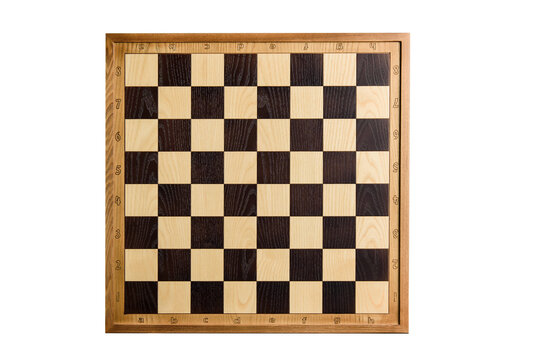
#> input picture checker_board/board1.jpg, 539 x 360 px
$ python hw1_3.py board1.jpg
#> lines starting #> are read from the running program, lines starting #| are printed output that depends on the picture; after the words box and inside, x2 and y2 are one past the last pixel; in counts of white or black regions, pixels touching at a corner belong together
import math

import cv2 as cv
import sys

import numpy as np

def _polar_to_cartesian(lines):
    """
    극좌표 형식(x*cos_t + y*sin_t = rho)을
    데카르트 좌표평면 형식으로 변환
    (y = a*x + b)
    """
    cartesian = []
    for i in range(lines.shape[0]):
        rho, theta = lines[i][0]
        i = 1e-9
        cos_t = math.cos(theta)
        sin_t = math.sin(theta) + i
        a, b = -cos_t / sin_t, rho / sin_t  # y = ax + b
        cartesian.append((a, b))

    return np.array(cartesian)

def intersection_point(line1, line2, threshold=0.2):
    """
    두 직선의 교점을 구하는 함수
    두 직선은 y = ax + b 꼴이어야 함
    """
    a1, b1 = line1
    a2, b2 = line2
    if abs(a1 - a2) < threshold:
        return -1, -1
    x0 = -(b2 - b1) / (a2 - a1)
    y0 = a1 * x0 + b1
    return x0, y0

def draw_lines_polar(src, lines, color):
    if lines is None:
        print("lines is none!")
        exit(0)
    if src.ndim == 2:  # grayscale 이면 BGR로 변환
        dst = cv.cvtColor(src, cv.COLOR_GRAY2BGR)
    else:
        dst = src.copy()

    for i in range(lines.shape[0]):
        rho, theta = lines[i][0]
        cos_t = math.cos(theta)
        sin_t = math.sin(theta)
        x0, y0 = rho * cos_t, rho * sin_t
        alpha = 1000
        pt1 = (int(x0 - alpha * sin_t), int(y0 + alpha * cos_t))
        pt2 = (int(x0 + alpha * sin_t), int(y0 - alpha * cos_t))
        cv.line(dst, pt1, pt2, color, 1, cv.LINE_AA)
    return dst

def main():
    filename = "board3.jpg" if len(sys.argv) < 2 else sys.argv[1]
    src = cv.imread(filename, cv.IMREAD_GRAYSCALE)
#> src: shape (360, 539); min 0, max 255, mean 194.3

    if src is None:
        print("Image load failed!")
        exit()

    width = 700
    ratio = width / src.shape[1]
#> ratio = 1.3
    inter_flag = cv.INTER_CUBIC if (ratio > 1) else cv.INTER_AREA
#> inter_flag = 2
    src = cv.resize(src, (0, 0), fx=ratio, fy=ratio, interpolation=inter_flag)
#> src: shape (468, 700)

    blur = cv.GaussianBlur(src, (0, 0), 1.2)
    # _, thresh = cv.threshold(blur, 0, 255, cv.THRESH_BINARY_INV + cv.THRESH_OTSU)
    thresh = cv.adaptiveThreshold(blur, 255, cv.ADAPTIVE_THRESH_GAUSSIAN_C, cv.THRESH_BINARY_INV, 71, 5)
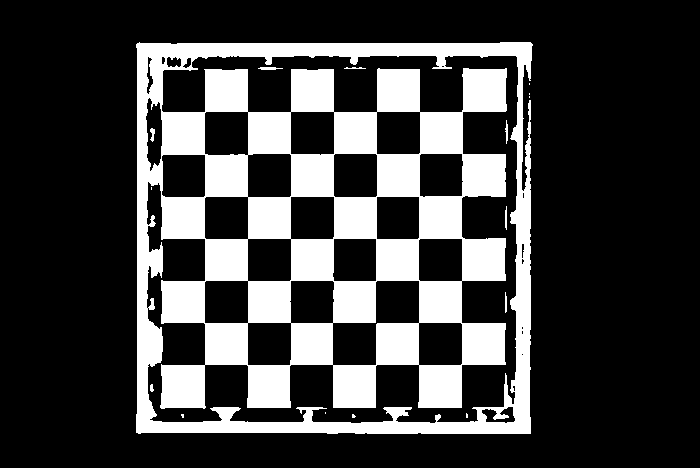
#> thresh: shape (468, 700); 24.8% white; 16 white regions (8 under 20 px), largest, box (x1, y1, x2, y2) and area: (136, 42, 533, 434) 81085, (258, 67, 283, 70) 56, (505, 120, 508, 144) 44

    horizontal_kernel = cv.getStructuringElement(cv.MORPH_RECT, (5, 3))
    dilate = cv.morphologyEx(thresh, cv.MORPH_DILATE, horizontal_kernel, iterations=1)
#> dilate: shape (468, 700); 29.6% white; 5 white regions, box (x1, y1, x2, y2) and area: (134, 41, 535, 435) 96872, (350, 413, 358, 419) 44, (464, 412, 470, 419) 41, (179, 413, 186, 419) 40, (323, 411, 328, 415) 20
    dilate = cv.morphologyEx(dilate, cv.MORPH_CLOSE, horizontal_kernel, iterations=2)
#> dilate: shape (468, 700); 30.4% white; 1 white region, box (x1, y1, x2, y2) and area: (134, 41, 535, 435) 99699
    vertical_kernel = cv.getStructuringElement(cv.MORPH_RECT, (3, 5))
    dilate = cv.morphologyEx(dilate, cv.MORPH_DILATE, vertical_kernel, iterations=1)
#> dilate: shape (468, 700); 34.3% white; 1 white region, box (x1, y1, x2, y2) and area: (133, 39, 536, 437) 112419
    dilate = cv.morphologyEx(dilate, cv.MORPH_CLOSE, vertical_kernel, iterations=2)
#> dilate: shape (468, 700); 35.3% white; 1 white region, box (x1, y1, x2, y2) and area: (133, 39, 536, 437) 115791

    cv.imshow("dilate", dilate)

    edge = cv.Canny(dilate, 100, 100)
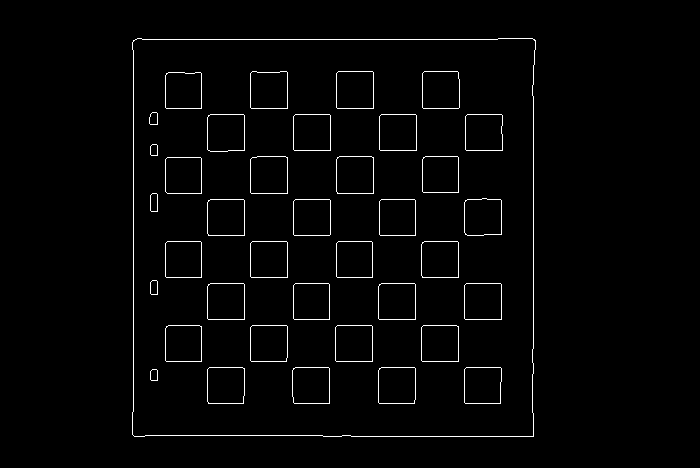
#> edge: shape (468, 700); 1.9% white in thin lines or dots, all inside (x1, y1, x2, y2) = (132, 38, 536, 437)
    lines = cv.HoughLines(edge, 1, math.pi / 180, 100)
#> lines = 29 rows, first 8: [133, 0], [39, 1.57], [533, 0], [436, 1.57], [319, 1.57], [108, 1.57], [277, 1.57], [361, 1.57]

    # 가로 선과 세로 선 나누기
    horizontal_line = math.pi / 2
    thresh_angle = math.pi / 4
    h_lines, v_lines = [], []
    while len(h_lines) < 2 or len(v_lines) < 2:
        h_lines.clear()
        v_lines.clear()
        for line in lines:
            rho, theta = line[0]
            if abs(theta - horizontal_line) < thresh_angle:
                h_lines.append([line[0]])
            else:
                v_lines.append([line[0]])

        if (len(h_lines) < 2 or len(v_lines) < 2) and len(h_lines) > len(v_lines):
            horizontal_line += math.pi / 30  # 기준 선 조금씩 조정

    h_lines, v_lines = np.array(h_lines), np.array(v_lines)

    # 가장 간격이 큰 두 직선 가로선 구하기
    max_h_line = h_lines[0][0]
    min_h_line = h_lines[0][0]
    for l in h_lines:
        rho, _ = l[0]
        max_rho, _ = max_h_line
        min_rho, _ = min_h_line
        if max_rho < rho:
            max_h_line = l[0]
        if rho < min_rho:
            min_h_line = l[0]
    # 세로선 구하기
    max_v_line = v_lines[0][0]
    min_v_line = v_lines[0][0]

    for l in v_lines:
        rho, theta = l[0]

        max_rho, mx_theta = max_v_line
        min_rho, mn_theta = min_v_line

        # 각도가 90도 넘어가면 rho의 부호가 바뀔 수 있음
        rho *= -1 if theta > math.pi / 2 else 1
        max_rho *= -1 if mx_theta > math.pi / 2 else 1
        min_rho *= -1 if mn_theta > math.pi / 2 else 1
        if max_rho < rho:
            max_v_line = l[0]
        if rho < min_rho:
            min_v_line = l[0]

    h_edges, v_edges = np.array([[min_h_line], [max_h_line]]), np.array([[min_v_line], [max_v_line]])

    edge = src.copy()
    # edge = draw_lines_polar(edge, h_lines, (0, 0, 255))
    # edge = draw_lines_polar(edge, v_lines, (255, 255, 0))
    edge = draw_lines_polar(edge, h_edges, (0, 0, 255))
#> after the loop in draw_lines_polar, `for i in range(lines.shape[0]):`:
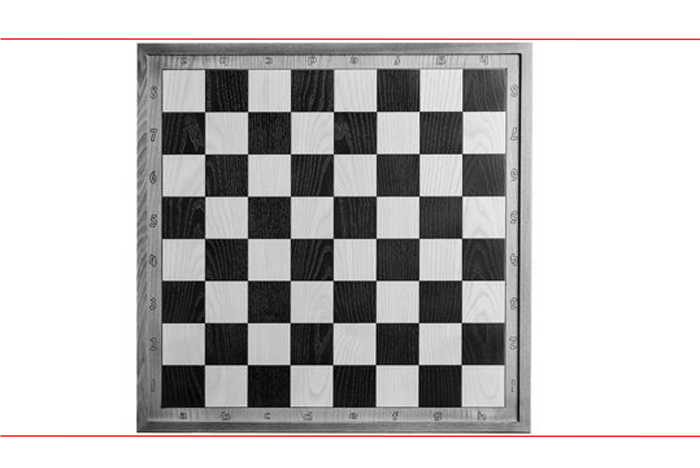
#> dst: shape (468, 700, 3); mean B, G, R 192.8, 192.8, 194.3
    edge = draw_lines_polar(edge, v_edges, (0, 255, 0))
#> call 2 of draw_lines_polar, with lines = array of shape (2, 1, 2), color = (0, 255, 0)
#> after the loop in draw_lines_polar (call 2), `for i in range(lines.shape[0]):`:
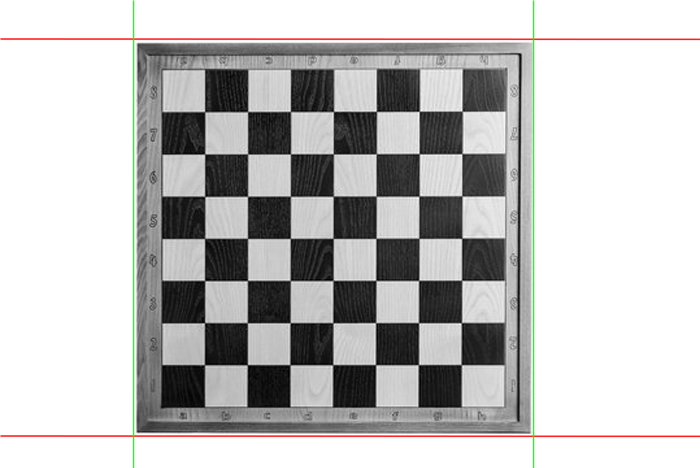
#> dst: shape (468, 700, 3); 0.86% of pixels changed, all inside (x1, y1, x2, y2) = (132, 0, 535, 468)
    edge = draw_lines_polar(edge, np.array([[[0, horizontal_line]]]), (255, 0, 0))
#> call 3 of draw_lines_polar, with lines = array of shape (1, 1, 2), color = (255, 0, 0)
#> the loop in draw_lines_polar (call 3), `for i in range(lines.shape[0]):` made 1 pass
#> (rho, theta, cos_t, sin_t, x0, y0, pt1, pt2) on pass 1: (0, 1.57, 6.12e-17, 1, 0, 0, (-1000, 0), (1000, 0))
#> after the loop in draw_lines_polar (call 3), `for i in range(lines.shape[0]):`:
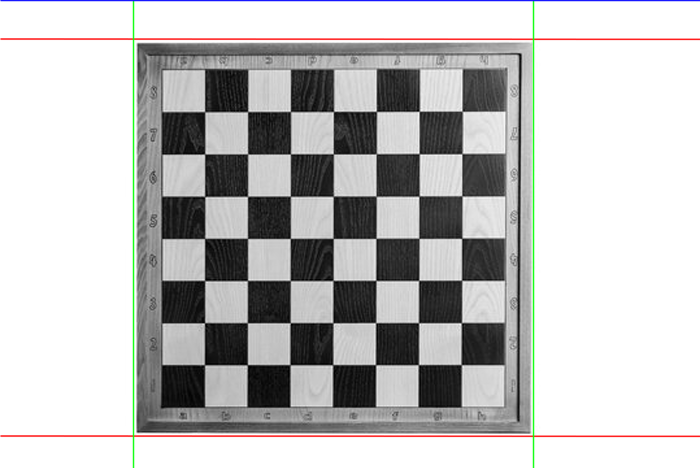
#> dst: shape (468, 700, 3); 0.43% of pixels changed, all inside (x1, y1, x2, y2) = (0, 0, 700, 2)

    # 모서리끼리 교점 계산
    h_edges_ab = _polar_to_cartesian(h_edges)
    v_edges_ab = _polar_to_cartesian(v_edges)
    points = []
    for h in h_edges_ab:
        for v in v_edges_ab:
            x, y = intersection_point(h, v)
            points.append((int(x), int(y)))
    for p in points:
        cv.circle(edge, p, 5, (0, 0, 255), -1)
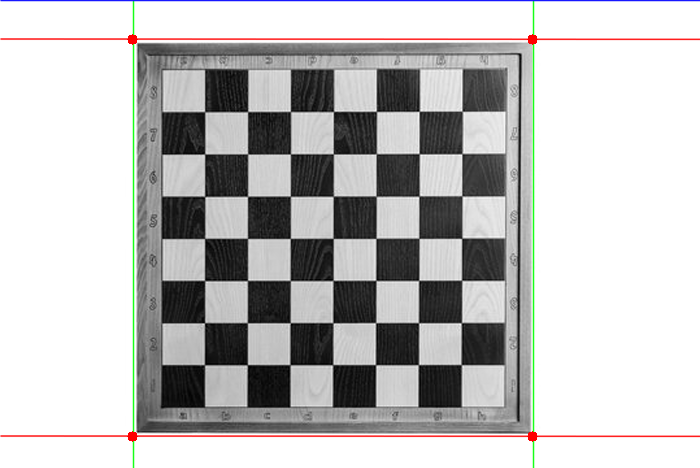
#> edge: shape (468, 700, 3); 0.1% of pixels changed, all inside (x1, y1, x2, y2) = (127, 34, 538, 442)

    cv.imshow("edge", edge)

    # 꼭짓점 시계방향으로 정렬
    # 화면 기준으로는 clockwise=False여야 시계방향
    sorted_points = cv.convexHull(np.array(points), clockwise=False).astype(np.float32)
#> sorted_points = [[532, 436], [132, 436], [132, 39], [532, 39]]

    w = 400
    dst_pts = np.array([[[0, 0]],
                        [[w - 1, 0]],
                        [[w - 1, w - 1]],
                        [[0, w - 1]]]).astype(np.float32)
    pers_mat = cv.getPerspectiveTransform(sorted_points, dst_pts)
#> pers_mat = [[-0.998, 0, 530.7], [-1.07e-16, -1.01, 438.2], [0, 0, 1]]
    transformed_src = cv.warpPerspective(src, pers_mat, (w, w))
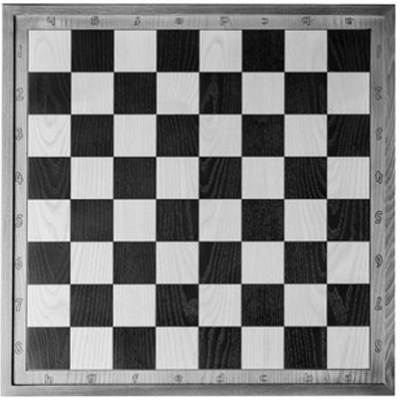
#> transformed_src: shape (400, 400); min 2, max 255, mean 130.5
    cv.imshow("transformed", transformed_src)

    cv.waitKey()
    cv.destroyAllWindows()

if __name__ == '__main__':
    main()

$ run again, on checker_board/board4.jpg
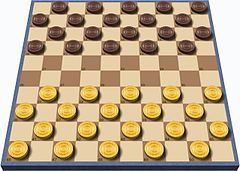
#> input picture checker_board/board4.jpg, 240 x 171 px
#> thresh: shape (499, 700); 34.8% white; 94 white regions (20 under 20 px), largest, box (x1, y1, x2, y2) and area: (2, 0, 699, 499) 50040, (174, 206, 296, 303) 4029, (408, 206, 536, 303) 4006
#> lines = 26 rows, first 8: [468, 1.57], [357, 1.57], [413, 1.57], [202, 1.57], [158, 1.57], [407, 1.57], [9, 1.57], [163, 1.57]
#> after the loop in main, `for p in points:`:
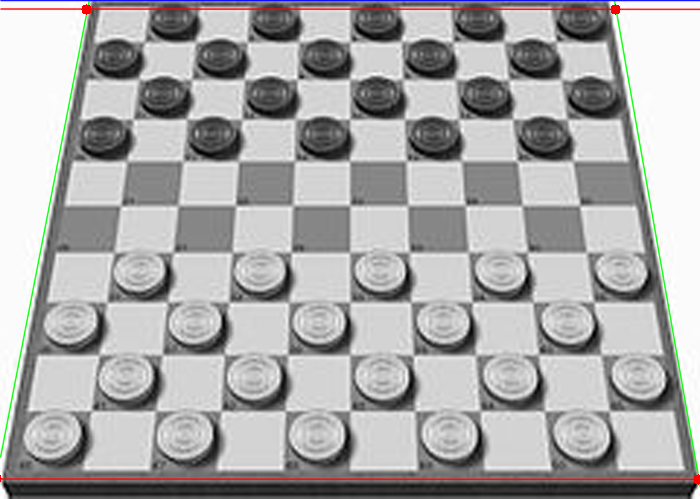
#> edge: shape (499, 700, 3); mean B, G, R 169.2, 169.6, 170.2
#> sorted_points = [[698, 479], [-4, 478], [86, 9], [615, 9]]
#> pers_mat = [[-0.759, 0.134, 465.7], [0.00122, -0.856, 409.2], [3.06e-06, 0.000702, 1]]
#> in main, `transformed_src = cv.warpPerspective(src, pers_mat, (w, w))`:
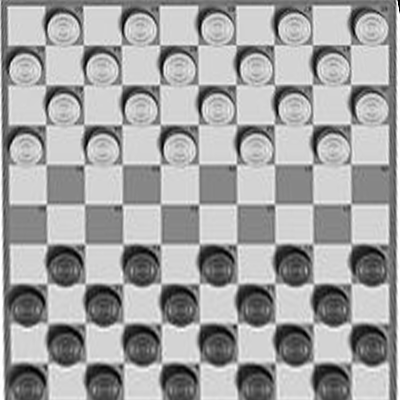
#> transformed_src: shape (400, 400); min 0, max 255, mean 162.9
